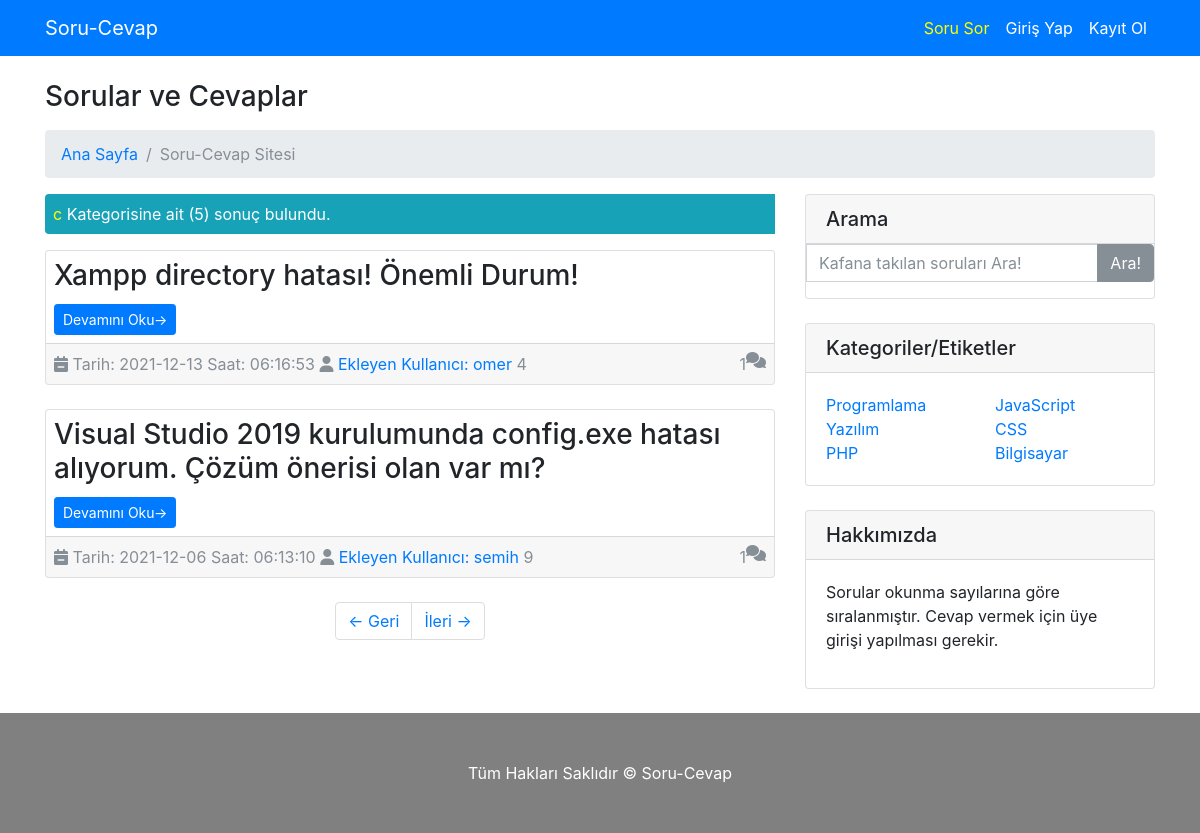
/etiket/c/sayfa/2, run on the app's committed database.
### tables this page shows
CREATE TABLE `sorular` (
  `soru_id` int(11) NOT NULL,
  `soru_baslik` varchar(200) NOT NULL,
  `soru_aciklama` text NOT NULL,
  `soru_ekleyen` int(11) DEFAULT NULL,
  `soru_sef` varchar(200) NOT NULL,
  `soru_etiket` varchar(200) NOT NULL,
  `soru_hit` int(11) NOT NULL DEFAULT 0 COMMENT 'Sorunun okunma sayısı',
  `soru_tarih` timestamp NOT NULL DEFAULT current_timestamp()
);

CREATE TABLE `kullanicilar` (
  `kullanici_id` int(11) NOT NULL,
  `kullanici_adi` varchar(200) NOT NULL,
  `kullanici_sifre` varchar(200) NOT NULL,
  `kullanici_eposta` varchar(200) NOT NULL,
  `kullanici_resim` varchar(300) DEFAULT NULL,
  `kullanici_ip` varchar(200) DEFAULT NULL,
  `kullanici_hakkinda` varchar(500) DEFAULT NULL
);

### sistem/fonksiyon.php (called while the page is built, shortened)
<?php
  function pre($deger){
      global $db;
      return $db->prepare($deger);
  }
  function all($deger){
    return $deger->fetchall(PDO::FETCH_ASSOC);
}
  function g($par) {
    return $_GET[$par];
  }
?>

### tema/etiket.php (the view, shortened to what this page needs)
<?php
  $link = g("link");
  $sayfa = @g("s") ? g("s") : 1;
  $sayi = pre("select soru_id from sorular
    inner join kullanicilar on kullanicilar.kullanici_id = sorular.soru_ekleyen
    where soru_baslik like ?
    order by soru_id desc
  ");
  $sayi->execute(["%".$link."%"]);
  $say = $sayi->rowcount();
  $limit = 3;
  $sayfa_sayisi = ceil($say/$limit);
  $baslangic = $sayfa*$limit - $limit;
  $onceki = $sayfa > 1 ? $sayfa -1 : 1;
  $sonraki = $sayfa < $sayfa_sayisi ? $sayfa +1 : $sayfa_sayisi;
  $query=pre("select * from sorular
    inner join kullanicilar on kullanicilar.kullanici_id = sorular.soru_ekleyen
    where soru_baslik like ?
    order by soru_id desc
    limit $baslangic,$limit
  ");
  $query->execute(["%".$link."%"]);
  $liste=all($query);
  $kontrol= $query->rowCount();
  if($kontrol){
    ?>
    <span class="d-block bg-info p-2 mb-3 text-white rounded-left">
    <span style="color:yellow"><?php echo $link;?></span> Kategorisine ait (<?php echo $say;?>) sonuç bulundu.
    </span>
    <?php
    foreach($liste as $row){
      $cevap = pre("select * from cevaplar where cevap_soru_id=?");
      $cevap->execute(array($row["soru_id"]));
      $x= $cevap->rowcount();
      ?>
      <div class="card mb-4">
            <div class="card-body p-2">
              <h3 class="card-title"><?php echo $row["soru_baslik"];?></h3>
              <a href="/<?php echo $row["soru_sef"];?>.html" class="btn btn-primary btn-sm">Devamını Oku&rarr;</a>
            </div>
            <div class="card-footer text-muted p-2">
            <i class="fas fa-calendar-minus"></i>
            <?php
              $zaman= explode(" ",$row["soru_tarih"]);
              echo "Tarih: ".$zaman[0]."  Saat: ".$zaman[1];
            ?>
              <i class="fas fa-user"></i>
              <a href="?do=profil&link=<?php echo $row["kullanici_adi"];?>"><?php echo " Ekleyen Kullanıcı: ".$row["kullanici_adi"] ?></a>
              <?php echo $row["soru_hit"];?>
              <i class="fas fa-comments float-right"></i>
              <span class="float-right"><?php echo $x; ?></span>
            </div>
        </div>
      <?php
    }
    if($sayfa_sayisi > 1){
      ?>
      <ul class="pagination justify-content-center mb-4">
            <li class="page-item">
              <a class="page-link" href="etiket<?php echo $link;?>/sayfa/<?php echo $onceki;?>">&larr; Geri </a>
            </li>
            <li class="page-item">
              <a class="page-link" href="etiket/<?php echo $link;?>/sayfa/<?php echo $sonraki;?>">İleri &rarr;</a>
            </li>
          </ul>
      <?php
    }
  }else{
    echo '<div class="alert alert-primary">Henüz Hiç Soru Sorulmamış...</div>';
  };
?>

### data on the page
sorular: soru_baslik "Xampp directory hatası! Önemli Durum!", soru_tarih "2021-12-13", soru_tarih "06:16:53", kullanicilar.kullanici_adi "omer", soru_hit "4", x "1"
sorular: soru_baslik "Visual Studio 2019 kurulumunda config.exe hatası alıyorum. Çözüm önerisi olan var mı?", soru_tarih "2021-12-06", soru_tarih "06:13:10", kullanicilar.kullanici_adi "semih", soru_hit "9", x "1"

### other printed values
$link "c"
$say "5"
